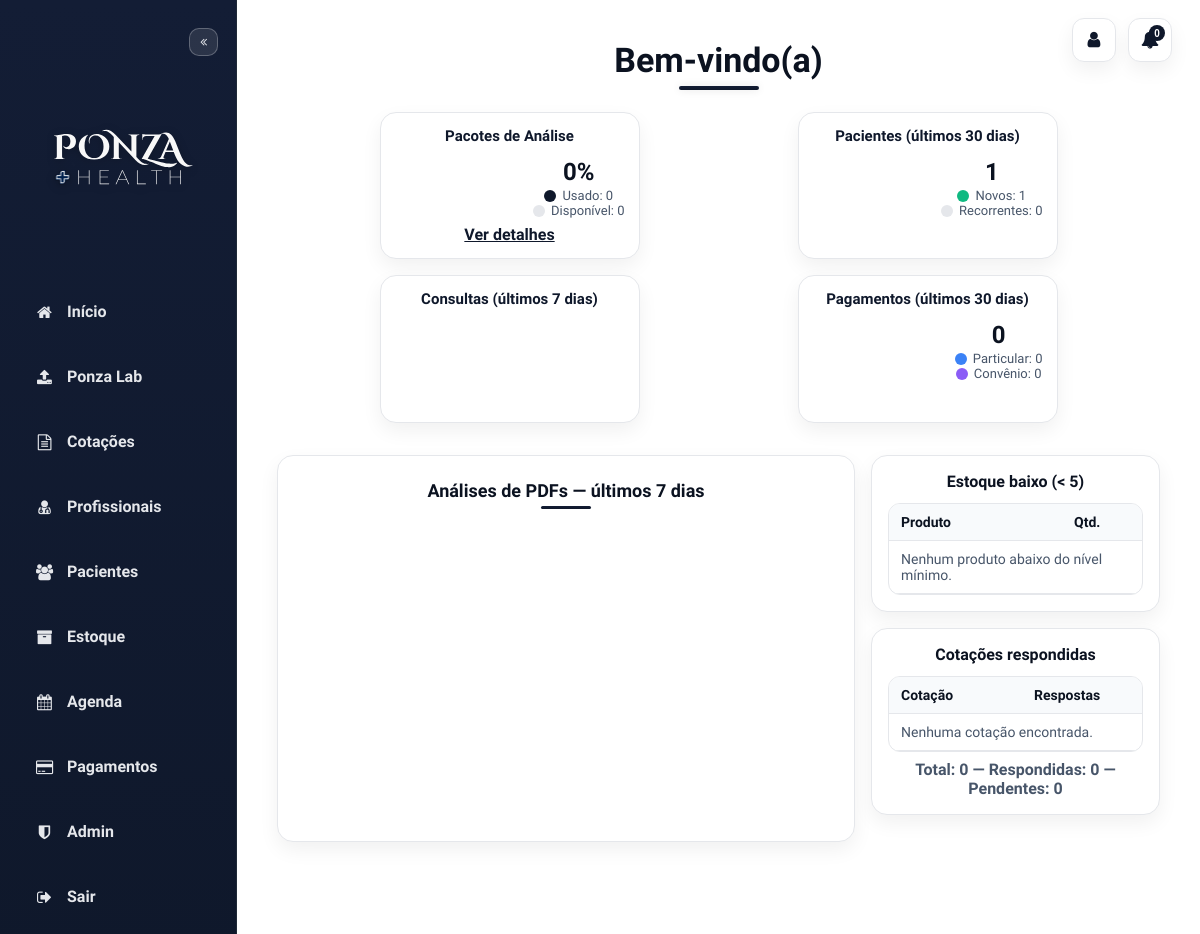
Before: /index (signed in) with the older database file.
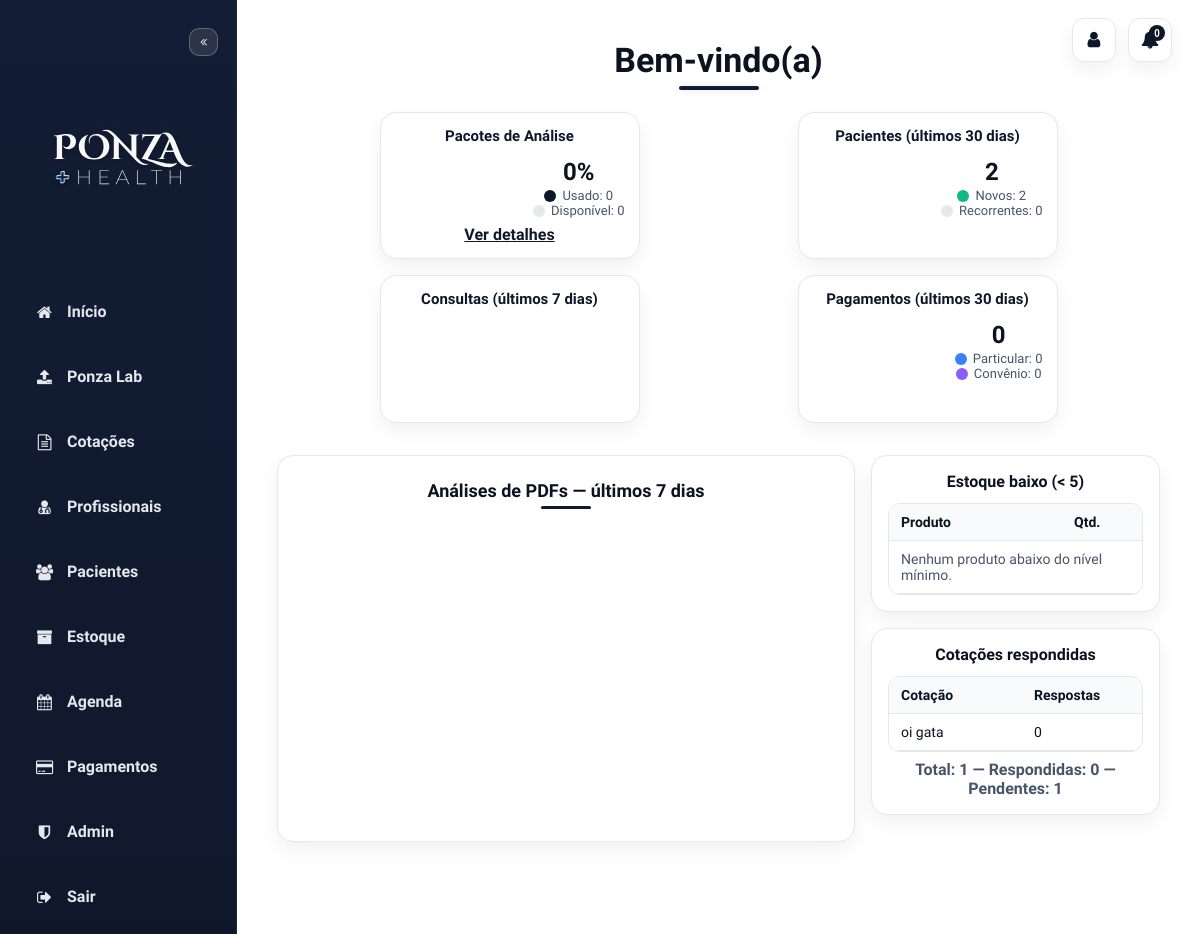
After: the same page with the newer database file.
### models.py (models this page shows, shortened)
class BaseModel:
    """__init__ flexível baseado em kwargs (compatível com SQLAlchemy)."""

class Quote(db.Model, BaseModel):
    __tablename__ = "quotes"
    id         = db.Column(db.Integer, primary_key=True)
    user_id    = db.Column(db.Integer, db.ForeignKey("users.id"), index=True, nullable=True)
    title      = db.Column(db.String(200), nullable=False)
    items      = db.Column(db.Text, nullable=False)
    created_at = db.Column(db.DateTime, default=datetime.utcnow, nullable=False)
    suppliers  = db.relationship(
        "Supplier",
        secondary=quote_suppliers,
        backref=db.backref("quotes", lazy="dynamic")
    )
    user       = db.relationship("User", back_populates="quotes")
    responses  = db.relationship("QuoteResponse", back_populates="quote", cascade="all, delete-orphan")

### app.py (the view, shortened to what this page needs)
@app.route('/index')
@login_required
def index():
    u = current_user()
    total_patients = Patient.query.filter_by(owner_user_id=u.id).count()
    total_consults = (
        Consult.query
        .join(Patient, Patient.id == Consult.patient_id)
        .filter(Patient.owner_user_id == u.id)
        .count()
    )
    pkg = PackageUsage.query.filter_by(user_id=u.id).first()
    used = int(pkg.used) if pkg and pkg.used is not None else 0
    total = int(pkg.total) if pkg and pkg.total is not None else 0
    remaining = max(total - used, 0)
    today = datetime.today().date()
    start_7 = today - timedelta(days=6)     # últimos 7 dias (inclui hoje)
    start_30 = today - timedelta(days=29)   # últimos 30 dias
    start_7d = today - timedelta(days=6)
    consults_week_series = []  # [{d:'dd/mm', primeira:int, retorno:int}]
    for i in range(7):
        day = start_7d + timedelta(days=i)
        day_start = datetime.combine(day, datetime.min.time())
        day_end   = datetime.combine(day, datetime.max.time())
        qday = (
            AgendaEvent.query
            .filter(
                AgendaEvent.user_id == u.id,
                AgendaEvent.start >= day_start,
                AgendaEvent.end   <= day_end
            )
        ).all()
        retorno = sum(1 for e in qday if (e.type or "").strip().lower() == "retorno")
        primeira = max(len(qday) - retorno, 0)
        consults_week_series.append({
            "d": day.strftime("%d/%m"),
            "primeira": int(primeira),
            "retorno": int(retorno),
        })
    first_consult_q = (
        db.session.query(
            Consult.patient_id.label("pid"),
            func.min(Consult.date).label("first_date")
        )
        .join(Patient, Patient.id == Consult.patient_id)
        .filter(Patient.owner_user_id == u.id)
        .group_by(Consult.patient_id)
        .all()
    )
    first_by_patient = {row.pid: row.first_date for row in first_consult_q}
    active_patients_30 = (
        db.session.query(Consult.patient_id)
        .join(Patient, Patient.id == Consult.patient_id)
        .filter(
            Patient.owner_user_id == u.id,
            Consult.date >= start_30,
            Consult.date <= today
        )
        .distinct()
        .all()
    )
    pids_30 = [r.patient_id for r in active_patients_30]
    patients_new_30 = 0
    patients_return_30 = 0
    for pid in pids_30:
        f = first_by_patient.get(pid)
        if f is None:
            continue
        if f >= start_30:
            patients_new_30 += 1
        else:
            patients_return_30 += 1
    male_aliases = {"m", "masculino", "homem", "male"}
    female_aliases = {"f", "feminino", "mulher", "female"}
    patients_30_objs = (
        Patient.query
        .filter(Patient.owner_user_id == u.id)
        .all()
    )
    male_count = sum(1 for p in patients_30_objs if (p.sex or "").strip().lower() in male_aliases)
    female_count = sum(1 for p in patients_30_objs if (p.sex or "").strip().lower() in female_aliases)
    events_30 = (
        AgendaEvent.query
        .filter(
            AgendaEvent.user_id == u.id,
            AgendaEvent.start >= datetime.combine(start_30, datetime.min.time()),
            AgendaEvent.start <= datetime.combine(today, datetime.max.time()),
        )
        .all()
    )
    procedures_return_30 = sum(1 for e in events_30 if (e.type or "").lower() == "retorno")
    procedures_first_30 = sum(1 for e in events_30 if (e.type or "").lower() != "retorno")
    insurance_particular_30 = sum(1 for e in events_30 if (e.billing or "").lower() == "particular")
    insurance_convenio_30   = sum(1 for e in events_30 if (e.billing or "").lower() == "convenio")
    try:
        low_stock_qs = (
            Product.query
            .filter(Product.user_id == u.id)
            .filter(Product.quantity < 5)
            .order_by(Product.quantity.asc(), Product.name.asc())
            .all()
        )
        low_stock = [{"name": p.name, "quantity": (p.quantity or 0)} for p in low_stock_qs]
    except Exception as e:
        print("[INDEX] low_stock error:", e)
        low_stock = []
    quotes_items = []
    quotes_total = 0
    quotes_responded = 0
    quotes_pending = 0
    try:
        base = Quote.query
        col_user_id = getattr(Quote, "user_id", None)
        if col_user_id is not None:
            base = base.filter(col_user_id == u.id)
        try:
            quotes_list = base.order_by(Quote.created_at.desc()).all()
        except Exception:
            quotes_list = base.all()
        quotes_total = len(quotes_list)
        responses_by_quote_id = {}
        used_strategy = None
        try:
            from models import QuoteResponse  # type: ignore
            rows = (
                db.session.query(QuoteResponse.quote_id, func.count(QuoteResponse.id))
                .group_by(QuoteResponse.quote_id)
                .all()
            )
            responses_by_quote_id = {qid: int(cnt) for qid, cnt in rows if qid is not None}
            used_strategy = "QuoteResponse"
        except Exception:
            pass
        for q in quotes_list:
            qid = getattr(q, "id", None)
            title = getattr(q, "title", None) or getattr(q, "name", None) or f"Cotação #{qid or ''}"
            resp_count = int(responses_by_quote_id.get(qid, 0))
            quotes_items.append({"name": title, "responses": resp_count})
        quotes_responded = sum(1 for it in quotes_items if it["responses"] > 0)
        quotes_pending = max(quotes_total - quotes_responded, 0)
    except Exception as e:
        print("[INDEX] quotes stats/table error:", e)
    return render_template(
        'index.html',
        total_patients=total_patients,
        total_consults=total_consults,
        used=used,
        remaining=remaining,
        package_used=used,
        package_limit=total,
        package_total=total,
        consults_week_series=consults_week_series,
        patients_new_30=patients_new_30,
        patients_return_30=patients_return_30,
        male_count=male_count,
        female_count=female_count,
        procedures_return_30=procedures_return_30,
        procedures_first_30=procedures_first_30,
        insurance_particular_30=insurance_particular_30,
        insurance_convenio_30=insurance_convenio_30,
        low_stock=low_stock,
        quotes_total=quotes_total,
        quotes_responded=quotes_responded,
        quotes_pending=quotes_pending,
        quotes_items=quotes_items,
        notifications_unread=0,
        trial_active=u.trial_until and u.trial_until >= datetime.utcnow(),
    )

### app.py (called while the page is built, shortened)
@app.context_processor
def url_helpers():
    def img_url(path, default_rel=None):
        p = (path or "").strip() or (default_rel or "")
        if p.startswith("/files/img/"):
            return p
        return url_for("static", filename=p)
    return {"img_url": img_url}

def get_logged_user() -> Optional[User]:
    uid = session.get('user_id')
    return User.query.get(uid) if uid else None

def login_required(f: Callable[..., Any]) -> Callable[..., Any]:
    @wraps(f)
    def wrapper(*args, **kwargs):
        u = get_logged_user()
        if not u:
            return redirect(url_for('login'))
        g.user = u
        try:
            uname = getattr(u, "username", "") or ""
        except Exception:
            uname = ""
        if uname.lower() == "admin":
            return f(*args, **kwargs)
    return wrapper

def current_user() -> User:
    u = getattr(g, "user", None) or get_logged_user()
    if not u:
        abort(401)
    return cast(User, u)

@app.context_processor
def inject_globals():
    return {"now": datetime.utcnow()}

### templates/index.html (shortened to what the changed rows need)
<!DOCTYPE html>
<html lang="pt-br">
<head>
  <link rel="stylesheet" href="https://stackpath.bootstrapcdn.com/font-awesome/4.7.0/css/font-awesome.min.css">
</head>
<body>
  <div class="content">
    <h2>Bem-vindo(a) {{ username }}</h2>
    <div class="donuts-grid">
      <div class="compact-card">
        <div class="metric-row">
          <div>
            <div class="metric-value">{{ (patients_new_30 or 0) + (patients_return_30 or 0) }}</div>
            <div class="metric-label"><span class="status-indicator new"></span> Novos: {{ patients_new_30 or 0 }}</div>
            <div class="metric-label"><span class="status-indicator" style="background:#e5e7eb;"></span> Recorrentes: {{
              patients_return_30 or 0 }}</div>
          </div>
        </div>
      </div>
    </div>
    <div class="bottom-grid">
      <div class="side-widgets">
        <div class="widget">
          <div class="table-wrap">
            <table>
              <thead>
                <tr>
                  <th>Produto</th>
                  <th style="width:80px">Qtd.</th>
                </tr>
              </thead>
            </table>
          </div>
        </div>
        <div class="widget">
          <h4>Cotações respondidas</h4>
          <div class="table-wrap">
            <table>
              <thead>
                <tr>
                  <th>Cotação</th>
                  <th style="width:120px">Respostas</th>
                </tr>
              </thead>
              <tbody>
                {% if quotes_items and quotes_items|length > 0 %}
                {% for q in quotes_items %}
                <tr>
                  <td>{{ q.name or q.subject }}</td>
                  <td>{{ q.responses or 0 }}</td>
                </tr>
                {% endfor %}
                {% else %}
                <tr>
                  <td colspan="2" style="color:var(--ink-dim)">Nenhuma cotação encontrada.</td>
                </tr>
                {% endif %}
              </tbody>
            </table>
          </div>
          <div style="text-align:center;color:var(--ink-dim);font-weight:700;margin-top:8px">
            Total: {{ quotes_total or 0 }} — Respondidas: {{ quotes_responded or 0 }} — Pendentes: {{ quotes_pending or
            0 }}
          </div>
        </div>
      </div>
    </div>
  </div>
</body>
</html>

Changed rows visible on the page:
added Quote: title "oi gata", responses "0"
Other visible differences:
{{ (patients_new_30 or 0) + (patients_return_30 or 0) }}: "1" → "2"
{{ patients_new_30 or 0 }}: "1" → "2"
{{ quotes_total or 0 }}: "0" → "1"
{{ quotes_pending or
            0 }}: "0" → "1"
text no longer shown: "Nenhuma cotação encontrada."
